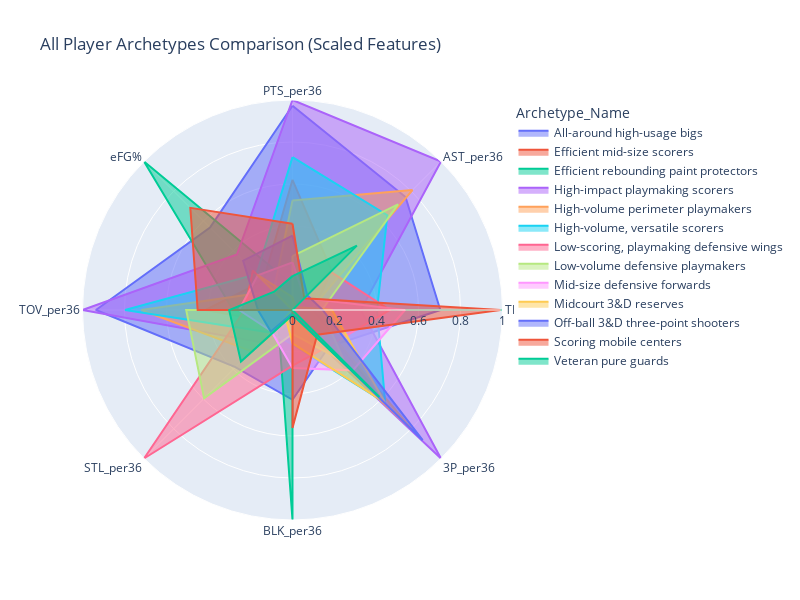

This figure's notebook cell:
### Code cell
import plotly.express as px
import pandas as pd
from sklearn.preprocessing import MinMaxScaler

# --- Ensure these variables are defined ---
# (As provided in the previous prompt, assuming they are correctly set up earlier)
# df, final_k_value, archetype_mapping, features_for_clustering

# --- Re-prepare the scaled cluster means DataFrame for plotting ---
cluster_means_for_plotting = df.groupby('Archetype_Name')[features_for_clustering].mean()

radar_features = [
    'PTS_per36', 'AST_per36', 'TRB_per36', '3P_per36', 'BLK_per36',
    'STL_per36', 'TOV_per36', 'eFG%'
]

scaler_radar = MinMaxScaler()
scaled_radar_data = scaler_radar.fit_transform(cluster_means_for_plotting[radar_features])
scaled_radar_df = pd.DataFrame(scaled_radar_data, columns=radar_features, index=cluster_means_for_plotting.index)

print("\nScaled data for radar charts (first 5 archetypes):")
print(scaled_radar_df.head())

# --- CRUCIAL FIX: Melt the DataFrame for Plotly Express ---
# This transforms the 'wide' scaled_radar_df into a 'long' format
# where features become rows, and their values are in a single 'value' column.
# This is required when 'r' and 'theta' are single column names.

# Reset index to make Archetype_Name a regular column before melting
df_long_format = scaled_radar_df.reset_index().melt(
    id_vars=['Archetype_Name'], # Keep Archetype_Name as identifier
    value_vars=radar_features,  # Columns to "unpivot"
    var_name='Statistic',       # New column name for feature names (theta)
    value_name='Scaled_Value'   # New column name for scaled values (r)
)

print("\nMelted data for radar charts (first 5 rows):")
print(df_long_format.head())


# --- Plotting Options with Plotly Express (Updated) ---

# Option 1: Plot all archetypes on one interactive radar chart
fig_all = px.line_polar(
    df_long_format,            # Use the long-format DataFrame
    r='Scaled_Value',          # Single column for values (radius)
    theta='Statistic',         # Single column for categories (angle)
    line_close=True,
    color='Archetype_Name',
    title='All Player Archetypes Comparison (Scaled Features)',
    labels={'Scaled_Value': 'Scaled Value (0-1)', 'Statistic': 'Statistic'},
    height=600,
    width=800
)
fig_all.update_traces(fill='toself')
fig_all.show()


# # Option 2: Plot specific archetypes for focused comparisons (Updated)
# archetype_groups_to_compare = {
#     "Top Offensive Engines": [
#         "All-around high-usage bigs",
#         "High-impact playmaking scorers",
#         "High-volume perimeter playmakers",
#         "Ultra-High Usage Lead Guards / Offensive Maestros"
#     ],
#     "Defensive Specialists": [
#         "Mid-size defensive forwards",
#         "Low-scoring, playmaking defensive wings",
#         "Efficient rebounding paint protectors",
#         "Low-volume defensive playmakers"
#     ],
#     "Shooters & Reserves": [
#         "Off-ball 3&D three-point shooters",
#         "Midcourt 3&D reserves",
#         "All-around offensive shooters"
#     ],
# }

# for group_name, archetypes_in_group in archetype_groups_to_compare.items():
#     # Filter the long-format DataFrame for the current group
#     df_group_plot_long = df_long_format[df_long_format['Archetype_Name'].isin(archetypes_in_group)]

#     if not df_group_plot_long.empty:
#         fig_group = px.line_polar(
#             df_group_plot_long, # Use the filtered long-format DataFrame
#             r='Scaled_Value',
#             theta='Statistic',
#             line_close=True,
#             color='Archetype_Name',
#             title=f'Comparison: {group_name} Archetypes (Scaled Features)',
#             labels={'Scaled_Value': 'Scaled Value (0-1)', 'Statistic': 'Statistic'},
#             height=600,
#             width=800
#         )
#         fig_group.update_traces(fill='toself')
#         fig_group.show()
#     else:
#         print(f"Skipping group '{group_name}' as some archetypes were not found in the data.")

### Figure 1 — Plotly figure (JSON) as saved in the notebook; plotly's stock layout.template omitted (floating-point values rounded to 4 significant figures)
{"data": [{"fill": "toself", "hovertemplate": "Archetype_Name=All-around high-usage bigs<br>Scaled Value (0-1)=%{r}<br>Statistic=%{theta}<extra></extra>", "legendgroup": "All-around high-usage bigs", "line": {"color": "#636efa", "dash": "solid"}, "marker": {"symbol": "circle"}, "mode": "lines", "name": "All-around high-usage bigs", "r": [0.9729, 0.7611, 0.704, 0.246, 0.4275, 0.3848, 0.9362, 0.5555, 0.9729], "showlegend": true, "subplot": "polar", "theta": ["PTS_per36", "AST_per36", "TRB_per36", "3P_per36", "BLK_per36", "STL_per36", "TOV_per36", "eFG%", "PTS_per36"], "type": "scatterpolar"}, {"fill": "toself", "hovertemplate": "Archetype_Name=Efficient mid-size scorers<br>Scaled Value (0-1)=%{r}<br>Statistic=%{theta}<extra></extra>", "legendgroup": "Efficient mid-size scorers", "line": {"color": "#EF553B", "dash": "solid"}, "marker": {"symbol": "circle"}, "mode": "lines", "name": "Efficient mid-size scorers", "r": [0.6201, 0.2636, 0.09794, 0.6133, 0.0, 0.09051, 0.414, 0.196, 0.6201], "showlegend": true, "subplot": "polar", "theta": ["PTS_per36", "AST_per36", "TRB_per36", "3P_per36", "BLK_per36", "STL_per36", "TOV_per36", "eFG%", "PTS_per36"], "type": "scatterpolar"}, {"fill": "toself", "hovertemplate": "Archetype_Name=Efficient rebounding paint protectors<br>Scaled Value (0-1)=%{r}<br>Statistic=%{theta}<extra></extra>", "legendgroup": "Efficient rebounding paint protectors", "line": {"color": "#00cc96", "dash": "solid"}, "marker": {"symbol": "circle"}, "mode": "lines", "name": "Efficient rebounding paint protectors", "r": [0.1212, 0.0, 1.0, 0.0, 1.0, 0.09523, 0.2831, 1.0, 0.1212], "showlegend": true, "subplot": "polar", "theta": ["PTS_per36", "AST_per36", "TRB_per36", "3P_per36", "BLK_per36", "STL_per36", "TOV_per36", "eFG%", "PTS_per36"], "type": "scatterpolar"}, {"fill": "toself", "hovertemplate": "Archetype_Name=High-impact playmaking scorers<br>Scaled Value (0-1)=%{r}<br>Statistic=%{theta}<extra></extra>", "legendgroup": "High-impact playmaking scorers", "line": {"color": "#ab63fa", "dash": "solid"}, "marker": {"symbol": "circle"}, "mode": "lines", "name": "High-impact playmaking scorers", "r": [1.0, 1.0, 0.3252, 1.0, 0.04111, 0.2163, 1.0, 0.3739, 1.0], "showlegend": true, "subplot": "polar", "theta": ["PTS_per36", "AST_per36", "TRB_per36", "3P_per36", "BLK_per36", "STL_per36", "TOV_per36", "eFG%", "PTS_per36"], "type": "scatterpolar"}, {"fill": "toself", "hovertemplate": "Archetype_Name=High-volume perimeter playmakers<br>Scaled Value (0-1)=%{r}<br>Statistic=%{theta}<extra></extra>", "legendgroup": "High-volume perimeter playmakers", "line": {"color": "#FFA15A", "dash": "solid"}, "marker": {"symbol": "circle"}, "mode": "lines", "name": "High-volume perimeter playmakers", "r": [0.5217, 0.8079, 0.08453, 0.8097, 0.04253, 0.2777, 0.7201, 0.1272, 0.5217], "showlegend": true, "subplot": "polar", "theta": ["PTS_per36", "AST_per36", "TRB_per36", "3P_per36", "BLK_per36", "STL_per36", "TOV_per36", "eFG%", "PTS_per36"], "type": "scatterpolar"}, {"fill": "toself", "hovertemplate": "Archetype_Name=High-volume, versatile scorers<br>Scaled Value (0-1)=%{r}<br>Statistic=%{theta}<extra></extra>", "legendgroup": "High-volume, versatile scorers", "line": {"color": "#19d3f3", "dash": "solid"}, "marker": {"symbol": "circle"}, "mode": "lines", "name": "High-volume, versatile scorers", "r": [0.7281, 0.6387, 0.4026, 0.6242, 0.1654, 0.1508, 0.7974, 0.2417, 0.7281], "showlegend": true, "subplot": "polar", "theta": ["PTS_per36", "AST_per36", "TRB_per36", "3P_per36", "BLK_per36", "STL_per36", "TOV_per36", "eFG%", "PTS_per36"], "type": "scatterpolar"}, {"fill": "toself", "hovertemplate": "Archetype_Name=Low-scoring, playmaking defensive wings<br>Scaled Value (0-1)=%{r}<br>Statistic=%{theta}<extra></extra>", "legendgroup": "Low-scoring, playmaking defensive wings", "line": {"color": "#FF6692", "dash": "solid"}, "marker": {"symbol": "circle"}, "mode": "lines", "name": "Low-scoring, playmaking defensive wings", "r": [0.0, 0.2572, 0.4636, 0.2433, 0.2654, 1.0, 0.2282, 0.2669, 0.0], "showlegend": true, "subplot": "polar", "theta": ["PTS_per36", "AST_per36", "TRB_per36", "3P_per36", "BLK_per36", "STL_per36", "TOV_per36", "eFG%", "PTS_per36"], "type": "scatterpolar"}, {"fill": "toself", "hovertemplate": "Archetype_Name=Low-volume defensive playmakers<br>Scaled Value (0-1)=%{r}<br>Statistic=%{theta}<extra></extra>", "legendgroup": "Low-volume defensive playmakers", "line": {"color": "#B6E880", "dash": "solid"}, "marker": {"symbol": "circle"}, "mode": "lines", "name": "Low-volume defensive playmakers", "r": [0.2568, 0.7109, 0.1403, 0.3486, 0.114, 0.5951, 0.5062, 0.0, 0.2568], "showlegend": true, "subplot": "polar", "theta": ["PTS_per36", "AST_per36", "TRB_per36", "3P_per36", "BLK_per36", "STL_per36", "TOV_per36", "eFG%", "PTS_per36"], "type": "scatterpolar"}, {"fill": "toself", "hovertemplate": "Archetype_Name=Mid-size defensive forwards<br>Scaled Value (0-1)=%{r}<br>Statistic=%{theta}<extra></extra>", "legendgroup": "Mid-size defensive forwards", "line": {"color": "#FF97FF", "dash": "solid"}, "marker": {"symbol": "circle"}, "mode": "lines", "name": "Mid-size defensive forwards", "r": [0.2266, 0.08091, 0.5358, 0.4065, 0.2767, 0.1427, 0.2546, 0.2341, 0.2266], "showlegend": true, "subplot": "polar", "theta": ["PTS_per36", "AST_per36", "TRB_per36", "3P_per36", "BLK_per36", "STL_per36", "TOV_per36", "eFG%", "PTS_per36"], "type": "scatterpolar"}, {"fill": "toself", "hovertemplate": "Archetype_Name=Midcourt 3&D reserves<br>Scaled Value (0-1)=%{r}<br>Statistic=%{theta}<extra></extra>", "legendgroup": "Midcourt 3&D reserves", "line": {"color": "#FECB52", "dash": "solid"}, "marker": {"symbol": "circle"}, "mode": "lines", "name": "Midcourt 3&D reserves", "r": [0.06114, 0.02019, 0.1878, 0.6232, 0.1584, 0.04701, 0.0, 0.239, 0.06114], "showlegend": true, "subplot": "polar", "theta": ["PTS_per36", "AST_per36", "TRB_per36", "3P_per36", "BLK_per36", "STL_per36", "TOV_per36", "eFG%", "PTS_per36"], "type": "scatterpolar"}, {"fill": "toself", "hovertemplate": "Archetype_Name=Off-ball 3&D three-point shooters<br>Scaled Value (0-1)=%{r}<br>Statistic=%{theta}<extra></extra>", "legendgroup": "Off-ball 3&D three-point shooters", "line": {"color": "#636efa", "dash": "solid"}, "marker": {"symbol": "circle"}, "mode": "lines", "name": "Off-ball 3&D three-point shooters", "r": [0.3543, 0.09929, 0.1435, 0.8767, 0.01535, 0.1456, 0.1643, 0.3322, 0.3543], "showlegend": true, "subplot": "polar", "theta": ["PTS_per36", "AST_per36", "TRB_per36", "3P_per36", "BLK_per36", "STL_per36", "TOV_per36", "eFG%", "PTS_per36"], "type": "scatterpolar"}, {"fill": "toself", "hovertemplate": "Archetype_Name=Scoring mobile centers<br>Scaled Value (0-1)=%{r}<br>Statistic=%{theta}<extra></extra>", "legendgroup": "Scoring mobile centers", "line": {"color": "#EF553B", "dash": "solid"}, "marker": {"symbol": "circle"}, "mode": "lines", "name": "Scoring mobile centers", "r": [0.4107, 0.07918, 0.99, 0.1663, 0.5613, 0.0, 0.4516, 0.6881, 0.4107], "showlegend": true, "subplot": "polar", "theta": ["PTS_per36", "AST_per36", "TRB_per36", "3P_per36", "BLK_per36", "STL_per36", "TOV_per36", "eFG%", "PTS_per36"], "type": "scatterpolar"}, {"fill": "toself", "hovertemplate": "Archetype_Name=Veteran pure guards<br>Scaled Value (0-1)=%{r}<br>Statistic=%{theta}<extra></extra>", "legendgroup": "Veteran pure guards", "line": {"color": "#00cc96", "dash": "solid"}, "marker": {"symbol": "circle"}, "mode": "lines", "name": "Veteran pure guards", "r": [0.1613, 0.4335, 0.0, 0.5853, 0.02331, 0.3472, 0.3017, 0.1234, 0.1613], "showlegend": true, "subplot": "polar", "theta": ["PTS_per36", "AST_per36", "TRB_per36", "3P_per36", "BLK_per36", "STL_per36", "TOV_per36", "eFG%", "PTS_per36"], "type": "scatterpolar"}], "layout": {"height": 600, "legend": {"title": {"text": "Archetype_Name"}, "tracegroupgap": 0}, "polar": {"angularaxis": {"direction": "clockwise", "rotation": 90}, "domain": {"x": [0, 1], "y": [0, 1]}}, "title": {"text": "All Player Archetypes Comparison (Scaled Features)"}, "width": 800}}
